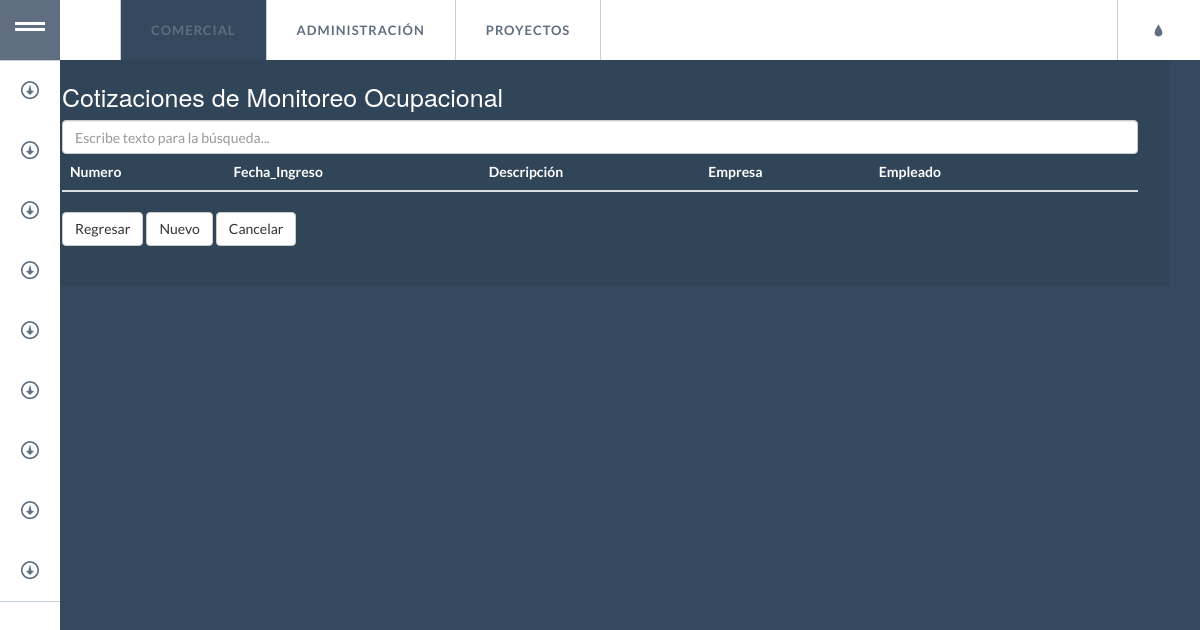
/list_cotizacion.php, run on an earlier commit of the app's database.
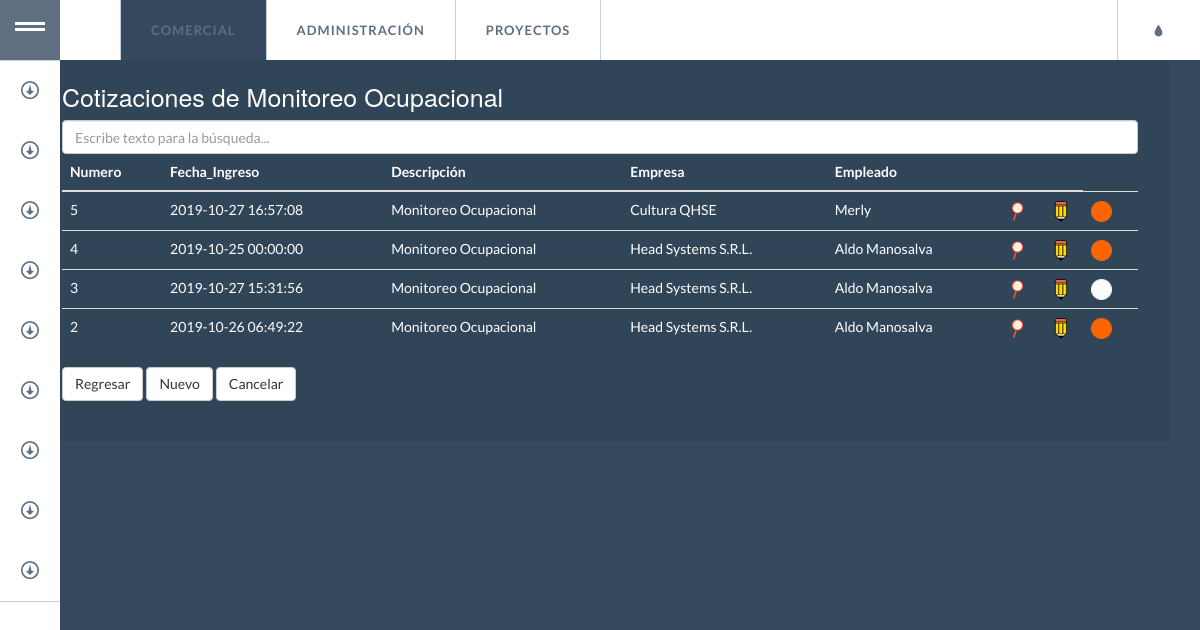
And on a later commit of the database.
### tables this page shows
CREATE TABLE `cotizacion` (
  `idcotizacion` int(11) NOT NULL AUTO_INCREMENT,
  `cotizacion_numero` int(11) DEFAULT NULL,
  `cotizacion_fecha` datetime DEFAULT NULL,
  `cotizacion_descripcion` varchar(255) DEFAULT NULL,
  `empresa_idempresa` int(11) NOT NULL,
  `empleado_idempleado` int(11) NOT NULL,
  `cotizacion_estado` varchar(25) DEFAULT NULL,
  PRIMARY KEY (`idcotizacion`),
  KEY `fk_cotizacion_empresa` (`empresa_idempresa`),
  KEY `fk_cotizacion_empleado1` (`empleado_idempleado`)
);

### controllers/list_cotizacion_controller.php (called while the page is built, shortened)
<?php
require_once("models/cotizacion.entidad.php");
require_once("models/cotizacion_model.php");
$model = new CotizacionModel();
require_once("views/list_cotizacion_view.phtml");
?>

### list_cotizacion.php (called while the page is built, shortened)
<?php
require_once APP_PATH.'list_cotizacion_controller.php';
?>

### db/db.php (called while the page is built)
<?php
class Conectar{
	public static function conexion()
	{
		try
		{
			$pdo = new PDO('mysql:host=localhost;dbname=culturaq_sasc_des', 'root', 'j4n3tst3f');
			return $pdo;
		}
		catch(Exception $e)
		{
			die($e->getMessage());
		}
	}
}
?>

### models/cotizacion_model.php (called while the page is built, shortened)
<?php
class CotizacionModel
{
private $pdo;
	public function __CONSTRUCT()
	{
		try
		{
      		require_once("db/db.php");
			$this->pdo=Conectar::conexion();
		}
		catch(Exception $e)
		{
			die($e->getMessage());
		}
	}
	public function Listar()
	{
		try
		{
			$result = array();
$stm = $this->pdo->prepare("select c.idcotizacion,c.cotizacion_numero,c.cotizacion_fecha,c.cotizacion_descripcion,emp.empresa_razon_social,
eml.empleado_nombre,c.cotizacion_estado
from cotizacion c
inner join empresa emp on c.empresa_idempresa=emp.idempresa
inner join empleado eml on c.empleado_idempleado=eml.idempleado where c.cotizacion_estado in ('Registrado','Pendiente','Aprobado')
order by c.cotizacion_numero desc");
			$stm->execute();
			foreach($stm->fetchAll(PDO::FETCH_OBJ) as $r)
			{
				$cot = new Cotizacion();
				$cot->__SET('idcotizacion', $r->idcotizacion);
				$cot->__SET('cotizacion_numero', $r->cotizacion_numero);
				$cot->__SET('cotizacion_fecha', $r->cotizacion_fecha);
				$cot->__SET('empresa_razon_social', $r->empresa_razon_social);
				$cot->__SET('empleado_nombre', $r->empleado_nombre);
				$cot->__SET('cotizacion_descripcion', $r->cotizacion_descripcion);
				$cot->__SET('cotizacion_estado', $r->cotizacion_estado);
				$result[] = $cot;
			}
			return $result;
		}
		catch(Exception $e)
		{
			die($e->getMessage());
		}
	}
}

### models/cotizacion.entidad.php (called while the page is built, shortened)
<?php
class Cotizacion
{
	public function __GET($k){ return $this->$k; }
	public function __SET($k, $v){ return $this->$k = $v; }
}

### views/list_cotizacion_view.phtml (the view, shortened to what this page needs)
<!DOCTYPE html>
<html lang="en" class="no-js">
	<head>
		<link rel="stylesheet" type="text/css" href="./css/normalize.css" />
		<link rel="stylesheet" type="text/css" href="./css/demo.css" />
		<link rel="stylesheet" type="text/css" href="./css/component.css" />
		<link rel="stylesheet" href="css/bootstrap.min.css">
	</head>
    <body>
		<?php include "views/navbarcom.phtml"; ?>
        <div class="container">
		<header>
			<h2>Cotizaciones de Monitoreo Ocupacional</h2>
			<input id="entradafilter" type="text" class="form-control" placeholder="Escribe texto para la búsqueda...">
                <table class="table table-dark" id="lista">
                    <thead>
                        <tr>
                            <th>Numero</th>
							<th>Fecha_Ingreso</th>
							<th>Descripción</th>
                            <th>Empresa</th>
							<th>Empleado</th>
							<th></th>
							<th></th>
                        </tr>
                    </thead>
					<tbody class="contenidobusqueda">
                    <?php foreach($model->Listar() as $r): ?>
                        <tr>
                            <td><?php echo $r->__GET('cotizacion_numero'); ?></td>
							<td><?php echo $r->__GET('cotizacion_fecha'); ?></td>
							<td><?php echo $r->__GET('cotizacion_descripcion'); ?></td>
                            <td><?php echo $r->__GET('empresa_razon_social'); ?></td>
							<td><?php echo $r->__GET('empleado_nombre'); ?></td>
							<td><center><a href="list_detalle_cotizacion.php?idcotizacion=<?php echo $r->idcotizacion; ?>&cotizacion_numero=<?php echo $r->cotizacion_numero; ?>"><img src="./images/lupa.png" /></a></center></td>
							<td><center><a href="detail_cotizacion.php?action=editar&idcotizacion=<?php echo $r->idcotizacion; ?>" onClick="window.open(this.href, this.target, 'width=600,height=600'); return false;" ><img src="./images/lapiz.png" /></a></center></td>
							<td><?php if ($r->__GET('cotizacion_estado')=='Registrado'){echo '<img src="./images/sem_blanco.png"/>';}elseif ($r->__GET('cotizacion_estado')=='Pendiente'){echo '<img src="./images/sem_ambar.png"/>';}elseif ($r->__GET('cotizacion_estado')=='Aprobado'){echo '<img src="./images/sem_verde.png"/>';}else {echo '<img src="./images/sem_rojo.png"/>';}; ?></td>
                        </tr>
                    <?php endforeach; ?>
					</tbody>
                </table>
						<input align="right" type="button"  value="Regresar" class="btn btn-default" onclick="history.back()">
						<input align="right" type="button"  value="Nuevo" class="btn btn-default" onclick="location.href='new_cotizacion.php'">
						<input align="right" type="button"  value="Cancelar" class="btn btn-default" onclick=" onclick="location.href='index.php'">
</header>
              </div>
    </body>
</html>

### views/navbarcom.phtml (shortened to what this page needs)
new_<!DOCTYPE html>
<html lang="en" class="no-js">
	<head>
		<link rel="stylesheet" type="text/css" href="./css/normalize.css" />
		<link rel="stylesheet" type="text/css" href="./css/demo.css" />
		<link rel="stylesheet" type="text/css" href="./css/component.css" />
	</head>
<body>
		<div class="container" id="menu1">
			<ul id="gn-menu" class="gn-menu-main">
				<li class="gn-trigger">
					<a class="gn-icon gn-icon-menu"><span>Menu</span></a>
					<nav class="gn-menu-wrapper">
						<div class="gn-scroller">
							<ul class="gn-menu">
								<li>
									<a class="gn-icon gn-icon-download" href="./construccion.php">Auditoria</a>
									<a class="gn-icon gn-icon-download" href="./construccion.php">Capacitaciones</a>
									<a class="gn-icon gn-icon-download" href="./construccion.php">Control Aviar</a>
									<a class="gn-icon gn-icon-download" href="./construccion.php">Monitoreo Ambiental</a>
									<a class="gn-icon gn-icon-download" href="./new_cotizacion.php">Monitoreo Ocupacional</a>
									<a class="gn-icon gn-icon-download" href="./construccion.php">Residuos Sólidos</a>
									<a class="gn-icon gn-icon-download" href="./construccion.php">Saneamiento</a>
									<a class="gn-icon gn-icon-download" href="./construccion.php">SST</a>
									<a class="gn-icon gn-icon-download" href="./construccion.php">Vigilancia Médica</a>
								</li>
							</ul>
						</div>
					</nav>
				</li>
				<li><a href="./index.php"></a></li>
				<li><a id="inicio" class="activo" href="./list_cotizacion.php"><span>Comercial</span></a></li>
				<li><a href="./list_cotizacion_adm.php"><span>Administración</span></a></li>
				<li><a href="./construccion.php"><span>Proyectos</span></a></li>
				<li><a class="codrops-icon codrops-icon-drop" href="./new_campo.php"><span></span></a></li>
			</ul>
		</div>
	</body>
</html>

### css/demo.css (style rules this page uses)
body { background: #34495e; }
.container > header, .codrops-top { color: #fff; font-family: 'Lato', Arial, sans-serif; }
.container > header { margin: 0 auto; padding: 2.5em 2em; background: rgba(0,0,0,0.05); }
.container > header a { color: #566473; text-decoration: none; outline: none; }
.codrops-icon:before { font-family: 'codropsicons'; margin: 0 4px; speak: none; font-style: normal; font-weight: normal; font-variant: normal; text-transform: none; line-height: 1; -webkit-font-smoothing: antialiased; }
.codrops-icon-drop:before { content: "\e001"; }

### css/component.css (style rules this page uses)
*, *:after, *::before { -webkit-box-sizing: border-box; -moz-box-sizing: border-box; box-sizing: border-box; }
.gn-menu-main, .gn-menu-main ul { margin: 0; padding: 0; background: white; color: #5f6f81; list-style: none; text-transform: none; font-weight: 300; font-family: 'Lato', Arial, sans-serif; line-height: 60px; }
.gn-menu-main { position: fixed; top: 0; left: 0; width: 100%; height: 60px; font-size: 13px; }
.gn-menu-main a { display: block; height: 100%; color: #5f6f81; text-decoration: none; cursor: pointer; }
.gn-menu-main > li { display: block; float: left; height: 100%; border-right: 1px solid #c6d0da; text-align: center; }
.gn-menu-main li.gn-trigger { position: relative; width: 60px; -webkit-touch-callout: none; -webkit-user-select: none; -khtml-user-select: none; -moz-user-select: none; -ms-user-select: none; user-select: none; }
.gn-menu-main > li:last-child { float: right; border-right: none; border-left: 1px solid #c6d0da; }
.gn-menu-main > li > a { padding: 0 30px; text-transform: uppercase; letter-spacing: 1px; font-weight: bold; }
.gn-menu-main:after { display: table; clear: both; content: ""; }
.gn-menu-wrapper { position: fixed; top: 60px; bottom: 0; left: 0; overflow: hidden; width: 60px; border-top: 1px solid #c6d0da; background: white; -webkit-transform: translateX(-60px); -moz-transform: translateX(-60px); transform: translateX(-60px); -webkit-transition: -webkit-transform 0.3s, width 0.3s; -moz-transition: -moz-transform 0.3s, width 0.3s; transition: transform 0.3s, width 0.3s; }
.gn-scroller { position: absolute; overflow-y: scroll; width: 370px; height: 100%; }
.gn-menu { border-bottom: 1px solid #c6d0da; text-align: left; font-size: 18px; }
.gn-icon::before { display: inline-block; width: 60px; text-align: center; text-transform: none; font-weight: normal; font-style: normal; font-variant: normal; font-family: 'ecoicons'; line-height: 1; speak: none; -webkit-font-smoothing: antialiased; }
.gn-icon-download::before { content: "\e007" }
.gn-icon-menu::before { margin-left: -15px; vertical-align: -2px; width: 30px; height: 3px; background: #5f6f81; box-shadow: 0 3px white, 0 -6px #5f6f81, 0 -9px white, 0 -12px #5f6f81; content: ''; }
.gn-menu-wrapper.gn-open-all, .gn-menu-wrapper.gn-open-part { -webkit-transform: translateX(0px); -moz-transform: translateX(0px); transform: translateX(0px); }
.activo { background: #34495e; }

What changed in the data, as far as the page shows it:
now on this page (row edited): cotizacion: __GET "5", __GET "2019-10-27 16:57:08", __GET "Monitoreo Ocupacional", __GET "Cultura QHSE", __GET "Merly"
now on this page (row edited): cotizacion: __GET "4", __GET "2019-10-25 00:00:00", __GET "Monitoreo Ocupacional", __GET "Head Systems S.R.L.", __GET "Aldo Manosalva"
now on this page (row edited): cotizacion: __GET "3", __GET "2019-10-27 15:31:56", __GET "Monitoreo Ocupacional", __GET "Head Systems S.R.L.", __GET "Aldo Manosalva"
now on this page (row edited): cotizacion: __GET "2", __GET "2019-10-26 06:49:22", __GET "Monitoreo Ocupacional", __GET "Head Systems S.R.L.", __GET "Aldo Manosalva"
